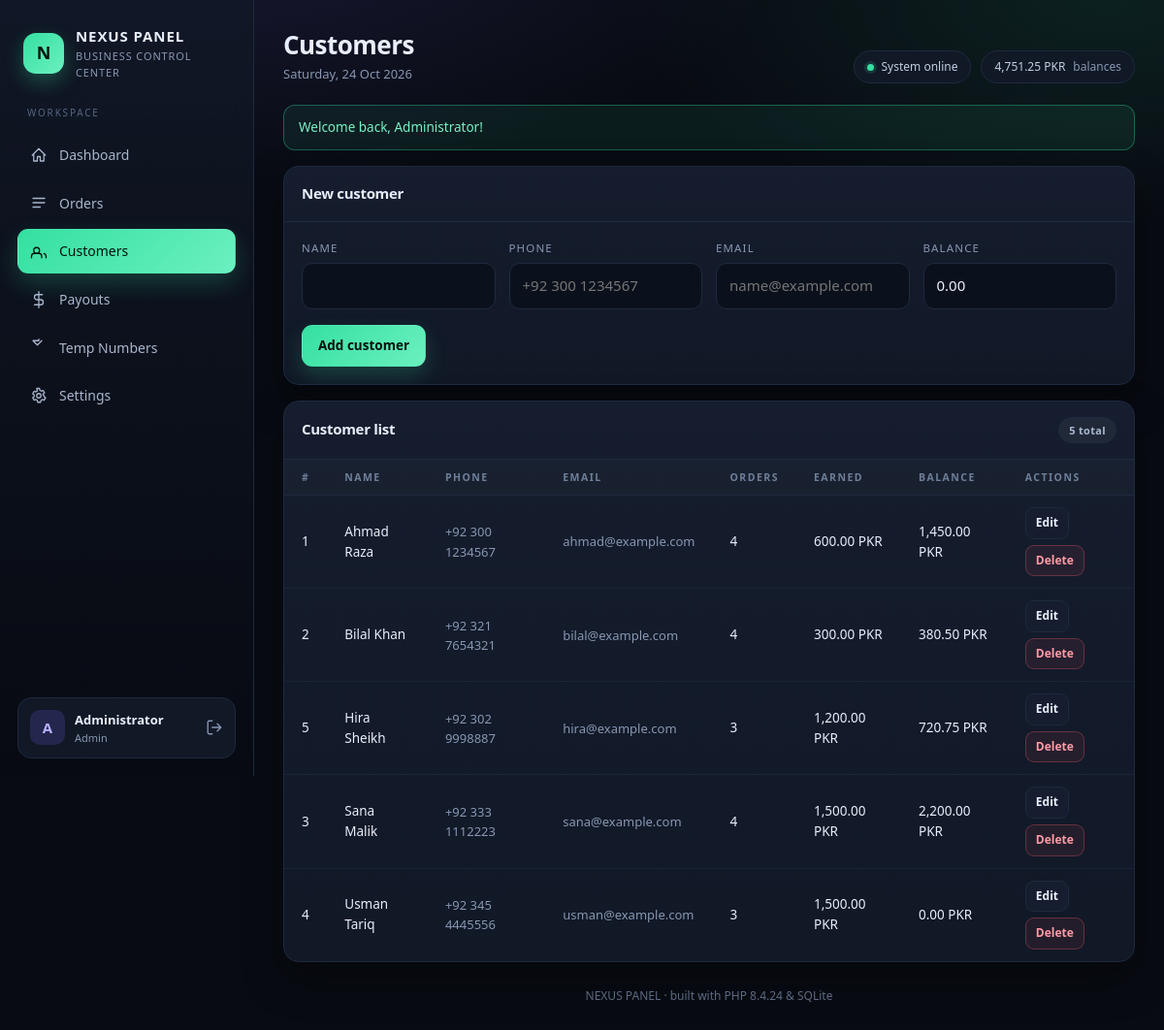
/customers.php (signed in), run on the app's committed database.
### tables this page shows
CREATE TABLE users (
            id            INTEGER PRIMARY KEY AUTOINCREMENT,
            name          TEXT    NOT NULL,
            email         TEXT    NOT NULL UNIQUE,
            password_hash TEXT    NOT NULL,
            role          TEXT    NOT NULL DEFAULT "admin",
            created_at    TEXT    NOT NULL
        );

CREATE TABLE customers (
            id         INTEGER PRIMARY KEY AUTOINCREMENT,
            name       TEXT    NOT NULL,
            phone      TEXT    NOT NULL DEFAULT "",
            email      TEXT    NOT NULL DEFAULT "",
            balance    REAL    NOT NULL DEFAULT 0,
            created_at TEXT    NOT NULL
        );

### inc/db.php (called while the page is built, shortened)
<?php
function db(): PDO
{
    static $pdo = null;
    if ($pdo instanceof PDO) {
        return $pdo;
    }
    $dir = BASE_PATH . '/data';
    $pdo = new PDO('sqlite:' . $dir . '/panel.sqlite');
    $pdo->setAttribute(PDO::ATTR_ERRMODE, PDO::ERRMODE_EXCEPTION);
    $pdo->setAttribute(PDO::ATTR_DEFAULT_FETCH_MODE, PDO::FETCH_ASSOC);
    $pdo->exec('PRAGMA foreign_keys = ON');
    db_seed($pdo);
    return $pdo;
}
function db_seed(PDO $pdo): void
{
    $count = (int) $pdo->query('SELECT COUNT(*) FROM users')->fetchColumn();
    if ($count > 0) {
        return;
    }
}

### inc/functions.php (called while the page is built, shortened)
<?php
function e(?string $value): string
{
    return htmlspecialchars((string) $value, ENT_QUOTES | ENT_SUBSTITUTE, 'UTF-8');
}
function money(float $amount): string
{
    return number_format($amount, 2) . ' ' . setting('currency', 'PKR');
}
function setting(string $key, string $default = ''): string
{
    static $cache = null;
    if ($cache === null) {
        $cache = [];
        foreach (db()->query('SELECT key, value FROM settings') as $row) {
            $cache[$row['key']] = $row['value'];
        }
    }
    return $cache[$key] ?? $default;
}
function take_flash(): array
{
    $items = $_SESSION['flash'] ?? [];
    return $items;
}
function current_user(): ?array
{
    static $user = null;
    if ($user !== null) {
        return $user;
    }
    $id = $_SESSION['user_id'] ?? null;
    $stmt = db()->prepare('SELECT id, name, email, role FROM users WHERE id = :id');
    $stmt->execute([':id' => $id]);
    $row = $stmt->fetch();
    $user = $row ?: null;
    return $user;
}
function require_login(): void
{
    if (!current_user()) {
        redirect('login.php');
    }
}
function stats(): array
{
    $pdo = db();
    $today = date('Y-m-d');
    $ordersToday = (int) $pdo
        ->query("SELECT COUNT(*) FROM orders WHERE date(created_at) = '$today'")
        ->fetchColumn();
    $ordersTotal = (int) $pdo->query('SELECT COUNT(*) FROM orders')->fetchColumn();
    $revenue = (float) $pdo
        ->query("SELECT COALESCE(SUM(amount), 0) FROM orders WHERE status = 'done'")
        ->fetchColumn();
    $payoutsPending = (float) $pdo
        ->query("SELECT COALESCE(SUM(amount), 0) FROM payouts WHERE status = 'pending'")
        ->fetchColumn();
    $customers = (int) $pdo->query('SELECT COUNT(*) FROM customers')->fetchColumn();
    $balances = (float) $pdo->query('SELECT COALESCE(SUM(balance), 0) FROM customers')->fetchColumn();
    return [
        'orders_today'    => $ordersToday,
        'orders_total'    => $ordersTotal,
        'revenue'         => $revenue,
        'payouts_pending' => $payoutsPending,
        'customers'       => $customers,
        'balances'        => $balances,
    ];
}

### customers.php (the view, shortened to what this page needs)
<?php
require_login();
$editing = null;
$customers = db()->query(
    'SELECT c.*,
            (SELECT COUNT(*) FROM orders o WHERE o.customer_id = c.id) AS order_count,
            (SELECT COALESCE(SUM(o.amount), 0) FROM orders o WHERE o.customer_id = c.id AND o.status = "done") AS earned
     FROM customers c
     ORDER BY c.name COLLATE NOCASE'
)->fetchAll();
require __DIR__ . '/inc/layout.php';
render_header('customers', 'Customers');
?>
<section class="section">
    <div class="section-head">
        <h2><?= $editing ? 'Edit ' . e($editing['name']) : 'New customer' ?></h2>
    </div>
    <div class="section-body">
        <form method="post">
            <div class="form-row">
                <div class="field">
                    <label for="name">Name</label>
                    <input id="name" name="name" value="<?= e($editing['name'] ?? '') ?>" required>
                </div>
                <div class="field">
                    <label for="phone">Phone</label>
                    <input id="phone" name="phone" value="<?= e($editing['phone'] ?? '') ?>" placeholder="+92 300 1234567">
                </div>
                <div class="field">
                    <label for="email">Email</label>
                    <input id="email" name="email" type="email" value="<?= e($editing['email'] ?? '') ?>" placeholder="name@example.com">
                </div>
                <div class="field">
                    <label for="balance">Balance</label>
                    <input id="balance" name="balance" type="number" step="0.01" min="0" value="<?= e((string) ($editing['balance'] ?? '0.00')) ?>">
                </div>
            </div>
            <div class="form-actions">
                <button class="btn btn-primary" type="submit"><?= $editing ? 'Save changes' : 'Add customer' ?></button>
            </div>
        </form>
    </div>
</section>
<section class="section" style="margin-top:16px">
    <div class="section-head">
        <h2>Customer list</h2>
        <span class="badge badge-neutral"><?= e((string) count($customers)) ?> total</span>
    </div>
    <?php if (!$customers): ?>
        <div class="empty">No customers yet — add the first one above.</div>
    <?php else: ?>
        <table>
            <thead>
                <tr><th>#</th><th>Name</th><th>Phone</th><th>Email</th><th>Orders</th><th>Earned</th><th>Balance</th><th>Actions</th></tr>
            </thead>
            <tbody>
            <?php foreach ($customers as $c): ?>
                <tr>
                    <td class="num"><?= e((string) $c['id']) ?></td>
                    <td><?= e($c['name']) ?></td>
                    <td class="muted"><?= e($c['phone'] ?: '—') ?></td>
                    <td class="muted"><?= e($c['email'] ?: '—') ?></td>
                    <td class="num"><?= e((string) $c['order_count']) ?></td>
                    <td class="num"><?= e(money((float) $c['earned'])) ?></td>
                    <td class="num"><?= e(money((float) $c['balance'])) ?></td>
                    <td>
                        <div class="actions">
                            <a class="btn btn-xs" href="customers.php?edit=<?= e((string) $c['id']) ?>">Edit</a>
                            <form class="inline-form" method="post" onsubmit="return confirm('Delete <?= e($c['name']) ?> and all their records?');">
                                <button class="btn btn-xs btn-danger" type="submit">Delete</button>
                            </form>
                        </div>
                    </td>
                </tr>
            <?php endforeach; ?>
            </tbody>
        </table>
    <?php endif; ?>
</section>
<?php render_footer(); ?>

### inc/layout.php (shortened to what this page needs)
<?php
function render_header(string $active, string $title): void
{
    $user = current_user();
    $site = setting('site_name', 'NEXUS PANEL');
    $nav = [
        'dashboard' => ['Dashboard', 'M3 12l9-9 9 9M5 10v10h5v-6h4v6h5V10'],
        'orders'    => ['Orders',    'M4 6h16M4 12h16M4 18h10'],
        'customers' => ['Customers', 'M16 21v-2a4 4 0 00-4-4H6a4 4 0 00-4 4v2M9 7a4 4 0 100 8 4 4 0 000-8zm13 14v-2a4 4 0 00-3-3.87'],
        'payouts'   => ['Payouts',   'M12 1v22M17 5H9.5a3.5 3.5 0 000 7h5a3.5 3.5 0 010 7H6'],
        'numbers'   => ['Temp Numbers', 'M12 1v2H4l6 6 6-6'],
        'settings'  => ['Settings',  'M12 15a3 3 0 100-6 3 3 0 000 6zm7.4-3a7.4 7.4 0 01-.1 1.2l2 1.6-2 3.4-2.4-1a7.5 7.5 0 01-2 1.2l-.4 2.6h-4l-.4-2.6a7.5 7.5 0 01-2-1.2l-2.4 1-2-3.4 2-1.6a7.4 7.4 0 010-2.4l-2-1.6 2-3.4 2.4 1a7.5 7.5 0 012-1.2L9 2h4l.4 2.6a7.5 7.5 0 012 1.2l2.4-1 2 3.4-2 1.6c.06.4.1.8.1 1.2z'],
    ];
    ?>
<!DOCTYPE html>
<html lang="en">
<head>
<link rel="stylesheet" href="assets/app.css">
</head>
<body>
<div class="shell">
    <aside class="sidebar">
        <div class="brand">
            <div class="brand-mark">N</div>
            <div>
                <div class="brand-name"><?= e($site) ?></div>
                <div class="brand-sub"><?= e(setting('tagline', 'Control Center')) ?></div>
            </div>
        </div>
        <nav class="nav">
            <div class="nav-label">Workspace</div>
            <?php foreach ($nav as $key => [$label, $path]): ?>
            <a class="nav-item <?= $active === $key ? 'is-active' : '' ?>" href="<?= e($key) ?>.php">
                <svg viewBox="0 0 24 24" aria-hidden="true"><path d="<?= e($path) ?>"/></svg>
                <span><?= e($label) ?></span>
            </a>
            <?php endforeach; ?>
        </nav>
        <div class="sidebar-foot">
            <div class="avatar"><?= e(strtoupper(substr((string) ($user['name'] ?? 'A'), 0, 1))) ?></div>
            <div class="who">
                <div class="who-name"><?= e($user['name'] ?? '') ?></div>
                <div class="who-role"><?= e(ucfirst($user['role'] ?? 'admin')) ?></div>
            </div>
            <a class="logout" href="logout.php" title="Log out">
                <svg viewBox="0 0 24 24" aria-hidden="true"><path d="M9 21H5a2 2 0 01-2-2V5a2 2 0 012-2h4M16 17l5-5-5-5M21 12H9"/></svg>
            </a>
        </div>
    </aside>
    <main class="main">
        <header class="topbar">
            <div>
                <h1><?= e($title) ?></h1>
                <p class="muted"><?= e(date('l, d M Y')) ?></p>
            </div>
            <div class="topbar-side">
                <span class="pill"><span class="dot"></span> System online</span>
                <span class="pill"><?= e(money((float) (stats()['balances']))) ?> <em>balances</em></span>
            </div>
        </header>
        <?php foreach (take_flash() as $f): ?>
            <div class="alert alert-<?= e($f['type']) ?>"><?= e($f['message']) ?></div>
        <?php endforeach; ?>
<?php
}
function render_footer(): void
{
    ?>
        <footer class="foot">
            <?= e(setting('site_name', 'NEXUS PANEL')) ?> &middot; built with PHP <?= e(PHP_VERSION) ?> &amp; SQLite
        </footer>
    </main>
</div>
</body>
</html>
<?php
}

### data on the page
users: name "A", name "Administrator", role "Admin"
customers: id "1", name "Ahmad Raza", phone "+92 300 1234567", email "ahmad@example.com", order_count "4", earned "600.00 PKR", balance "1,450.00 PKR"
customers: id "2", name "Bilal Khan", phone "+92 321 7654321", email "bilal@example.com", order_count "4", earned "300.00 PKR", balance "380.50 PKR"
customers: id "5", name "Hira Sheikh", phone "+92 302 9998887", email "hira@example.com", order_count "3", earned "1,200.00 PKR", balance "720.75 PKR"
customers: id "3", name "Sana Malik", phone "+92 333 1112223", email "sana@example.com", order_count "4", earned "1,500.00 PKR", balance "2,200.00 PKR"
customers: id "4", name "Usman Tariq", phone "+92 345 4445556", email "usman@example.com", order_count "3", earned "1,500.00 PKR", balance "0.00 PKR"

### other printed values
$site "NEXUS PANEL"
setting('tagline', 'Control Center') "BUSINESS CONTROL CENTER"
$label "Dashboard"
$label "Orders"
$label "Customers"
$label "Payouts"
$label "Temp Numbers"
$label "Settings"
$title "Customers"
money((float) (stats()['balances'])) "4,751.25 PKR"
$f['message'] "Welcome back, Administrator!"
count($customers) "5"
setting('site_name', 'NEXUS PANEL') "NEXUS PANEL"
PHP_VERSION "8.4.24"
